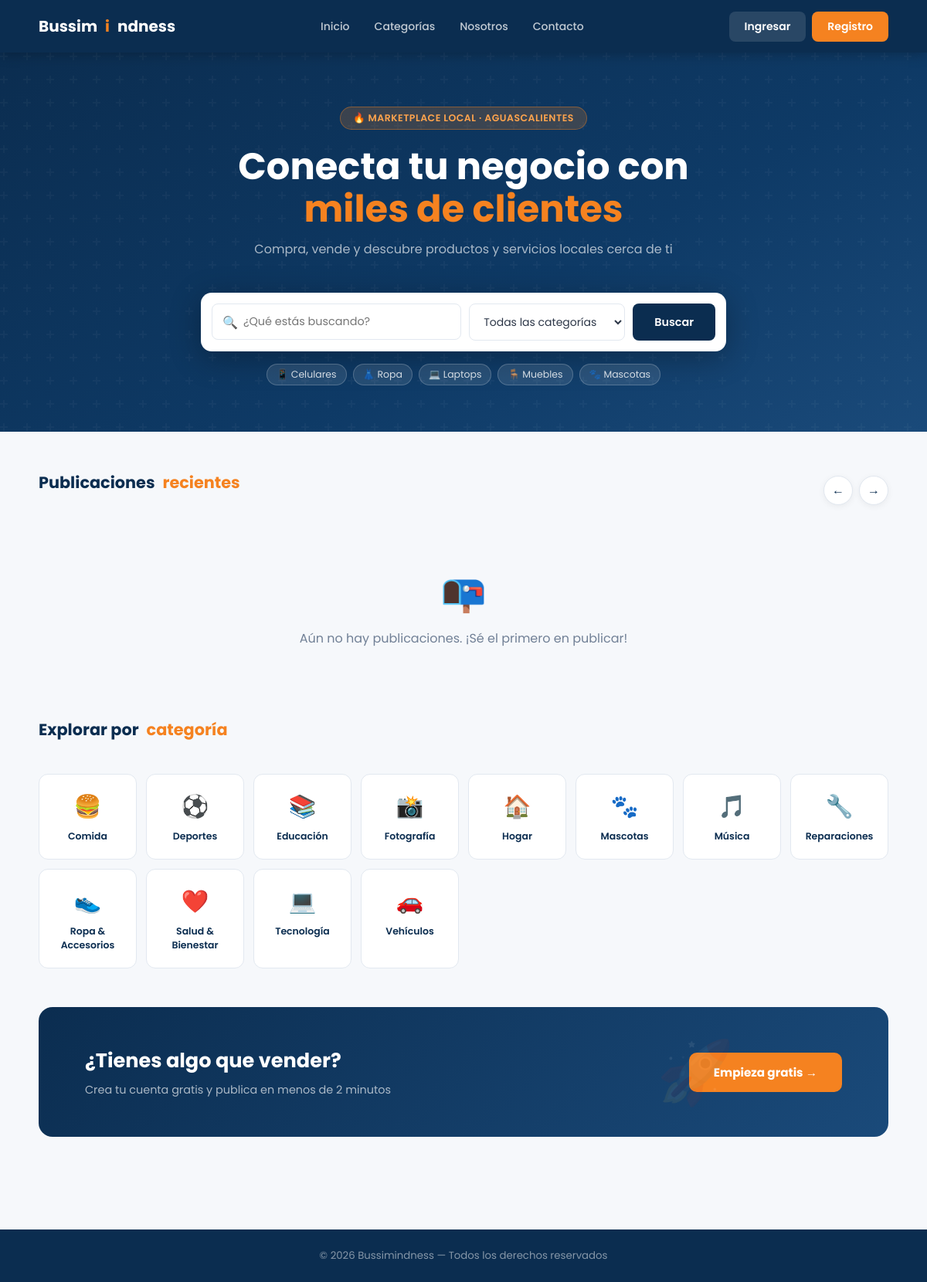
The page / on the database its author committed.
### tables this page shows
CREATE TABLE `categorias` (
    `id`      INT(11)      NOT NULL AUTO_INCREMENT,
    `nombre`  VARCHAR(100) NOT NULL,
    `icono`   VARCHAR(10)  DEFAULT '📦',
    `slug`    VARCHAR(100) DEFAULT NULL,         
    `estado`  ENUM('activo','inactivo') DEFAULT 'activo',
    PRIMARY KEY (`id`),
    UNIQUE KEY `slug` (`slug`)
);

### index.php (the view, shortened to what this page needs)
<?php
include(__DIR__ . "/config/conexion.php");
$categorias = [];
$res = $conn->query("SELECT id, nombre, icono FROM categorias WHERE estado = 'activo' ORDER BY nombre");
while ($row = $res->fetch_assoc()) $categorias[] = $row;
$carrusel = [];
$logueado = isset($_SESSION['user_id']);
?>
<!DOCTYPE html>
<html lang="es">
<head>
</head>
<body>
<header class="header">
    <div class="logo">
        <?php if (file_exists('logo.png')): ?>
            <img src="logo.png" alt="Bussimindness" style="height:36px">
        <?php else: ?>
            Bussim<span>i</span>ndness
        <?php endif; ?>
    </div>
    <nav class="nav">
        <a href="index.php">Inicio</a>
        <a href="#categorias">Categorías</a>
        <a href="#">Nosotros</a>
        <a href="#">Contacto</a>
    </nav>
    <div class="auth-buttons">
        <?php if ($logueado): ?>
            <a href="perfil/perfil.php" class="btn btn-login">Mi perfil</a>
            <a href="productos/producto.php" class="btn btn-publish">+ Publicar</a>
        <?php else: ?>
            <a href="auth/login.html" class="btn btn-login">Ingresar</a>
            <a href="auth/register.html" class="btn btn-register">Registro</a>
        <?php endif; ?>
    </div>
</header>
<section class="hero">
    <div class="hero-content">
        <div class="hero-badge">🔥 Marketplace local · Aguascalientes</div>
        <h1>Conecta tu negocio con<br><em>miles de clientes</em></h1>
        <p>Compra, vende y descubre productos y servicios locales cerca de ti</p>
        <div class="search-wrap">
            <div class="search-inner">
                <div class="search-field">
                    <span class="search-icon">🔍</span>
                    <input type="text" id="textoBusqueda" placeholder="¿Qué estás buscando?" autocomplete="off">
                </div>
                <select id="categoriaBusqueda">
                    <option value="">Todas las categorías</option>
                </select>
                <button class="btn-search" onclick="buscar()">Buscar</button>
            </div>
        </div>
        <div class="search-hints">
            <span class="search-hint" onclick="busquedaRapida('celular')">📱 Celulares</span>
            <span class="search-hint" onclick="busquedaRapida('ropa')">👗 Ropa</span>
            <span class="search-hint" onclick="busquedaRapida('laptop')">💻 Laptops</span>
            <span class="search-hint" onclick="busquedaRapida('muebles')">🪑 Muebles</span>
            <span class="search-hint" onclick="busquedaRapida('mascota')">🐾 Mascotas</span>
        </div>
    </div>
</section>
<section class="carousel-section">
    <div class="section-header">
        <h2 class="section-title">Publicaciones <span>recientes</span></h2>
        <div class="carousel-controls">
            <button class="ctrl-btn" id="prevBtn">&#8592;</button>
            <button class="ctrl-btn" id="nextBtn">&#8594;</button>
        </div>
    </div>
    <?php if (!empty($carrusel)): ?>
        <div id="carouselStage" class="carousel-stage"></div>
        <div class="carousel-dots" id="carouselDots"></div>
        <script>
        // Datos desde PHP → JS
        const CARDS_DATA = <?= json_encode(array_map(fn($item) => [
            'id'       => $item['id'],
            'nombre'   => $item['nombre'],
            'tipo'     => $item['tipo'],
            'precio'   => $item['precio'],
            'vendedor' => $item['vendedor'] ?? 'Anónimo',
            'ubicacion'=> $item['ubicacion'] ?? '',
            'img_src'  => $item['img_src'],
            'cat_icono'=> $item['cat_icono'] ?? '📦',
        ], $carrusel)) ?>;
        </script>
    <?php else: ?>
        <div class="empty-state" style="text-align:center;padding:50px;color:var(--muted)">
            <div style="font-size:3rem;margin-bottom:10px">📭</div>
            <p>Aún no hay publicaciones. ¡Sé el primero en publicar!</p>
        </div>
    <?php endif; ?>
</section>
<section class="categories-section" id="categorias">
    <div class="section-header">
        <h2 class="section-title">Explorar por <span>categoría</span></h2>
    </div>
    <?php if (!empty($categorias)): ?>
        <div class="cat-grid">
            <?php foreach ($categorias as $cat): ?>
                <div class="cat-card" onclick="filtrarCategoria(<?= $cat['id'] ?>, '<?= addslashes($cat['nombre']) ?>')">
                    <div class="cat-icon"><?= htmlspecialchars($cat['icono'] ?? '📦') ?></div>
                    <div class="cat-name"><?= htmlspecialchars($cat['nombre']) ?></div>
                </div>
            <?php endforeach; ?>
        </div>
    <?php else: ?>
        <p style="color:var(--muted)">No hay categorías configuradas.</p>
    <?php endif; ?>
</section>
<?php if (!$logueado): ?>
<div style="max-width:1300px;margin:0 auto;padding:0 50px 60px">
    <div class="cta-banner">
        <div class="cta-text">
            <h2>¿Tienes algo que vender?</h2>
            <p>Crea tu cuenta gratis y publica en menos de 2 minutos</p>
        </div>
        <a href="auth/register.html" class="btn-cta">Empieza gratis →</a>
    </div>
</div>
<?php endif; ?>
<footer class="footer">
    <p>© 2026 Bussimindness — Todos los derechos reservados</p>
</footer>
</body>
</html>

### rows shown on the page
categorias: icono "🍔", nombre "Comida"
categorias: icono "⚽", nombre "Deportes"
categorias: icono "📚", nombre "Educación"
categorias: icono "📸", nombre "Fotografía"
categorias: icono "🏠", nombre "Hogar"
categorias: icono "🐾", nombre "Mascotas"
categorias: icono "🎵", nombre "Música"
categorias: icono "🔧", nombre "Reparaciones"
categorias: icono "👟", nombre "Ropa & Accesorios"
categorias: icono "❤️", nombre "Salud & Bienestar"
categorias: icono "💻", nombre "Tecnología"
categorias: icono "🚗", nombre "Vehículos"
